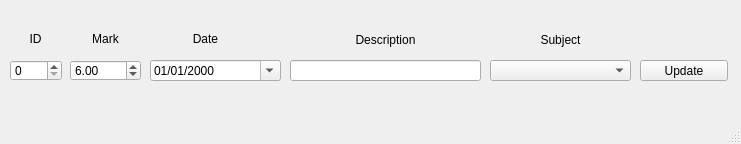
<?xml version="1.0" encoding="UTF-8"?>
<ui version="4.0">
 <class>upMKClass</class>
 <widget class="QMainWindow" name="upMKClass">
  <property name="geometry">
   <rect>
    <x>0</x>
    <y>0</y>
    <width>741</width>
    <height>144</height>
   </rect>
  </property>
  <property name="windowTitle">
   <string>Update a Mark</string>
  </property>
  <property name="windowIcon">
   <iconset resource="../resources/res.qrc">
    <normaloff>:/imgs/images/window_icon.ico</normaloff>:/imgs/images/window_icon.ico</iconset>
  </property>
  <widget class="QWidget" name="centralwidget">
   <widget class="QComboBox" name="cbnSubject">
    <property name="geometry">
     <rect>
      <x>490</x>
      <y>60</y>
      <width>141</width>
      <height>21</height>
     </rect>
    </property>
   </widget>
   <widget class="QLabel" name="lblQueryStatus">
    <property name="geometry">
     <rect>
      <x>10</x>
      <y>90</y>
      <width>721</width>
      <height>20</height>
     </rect>
    </property>
    <property name="text">
     <string/>
    </property>
    <property name="alignment">
     <set>Qt::AlignCenter</set>
    </property>
   </widget>
   <widget class="QLabel" name="label_4">
    <property name="geometry">
     <rect>
      <x>490</x>
      <y>30</y>
      <width>141</width>
      <height>20</height>
     </rect>
    </property>
    <property name="text">
     <string>Subject</string>
    </property>
    <property name="alignment">
     <set>Qt::AlignCenter</set>
    </property>
   </widget>
   <widget class="QLabel" name="label_3">
    <property name="geometry">
     <rect>
      <x>290</x>
      <y>30</y>
      <width>191</width>
      <height>20</height>
     </rect>
    </property>
    <property name="text">
     <string>Description</string>
    </property>
    <property name="alignment">
     <set>Qt::AlignCenter</set>
    </property>
   </widget>
   <widget class="QLabel" name="label">
    <property name="geometry">
     <rect>
      <x>80</x>
      <y>30</y>
      <width>51</width>
      <height>18</height>
     </rect>
    </property>
    <property name="text">
     <string>Mark</string>
    </property>
    <property name="alignment">
     <set>Qt::AlignCenter</set>
    </property>
   </widget>
   <widget class="QPushButton" name="btnUpdateMark">
    <property name="geometry">
     <rect>
      <x>640</x>
      <y>60</y>
      <width>88</width>
      <height>21</height>
     </rect>
    </property>
    <property name="text">
     <string>Update</string>
    </property>
   </widget>
   <widget class="QLineEdit" name="lnDescription">
    <property name="geometry">
     <rect>
      <x>290</x>
      <y>60</y>
      <width>191</width>
      <height>21</height>
     </rect>
    </property>
   </widget>
   <widget class="QDoubleSpinBox" name="spnMark">
    <property name="geometry">
     <rect>
      <x>70</x>
      <y>60</y>
      <width>71</width>
      <height>21</height>
     </rect>
    </property>
    <property name="minimum">
     <double>1.000000000000000</double>
    </property>
    <property name="maximum">
     <double>10.000000000000000</double>
    </property>
    <property name="value">
     <double>6.000000000000000</double>
    </property>
   </widget>
   <widget class="QLabel" name="label_2">
    <property name="geometry">
     <rect>
      <x>150</x>
      <y>30</y>
      <width>111</width>
      <height>18</height>
     </rect>
    </property>
    <property name="text">
     <string>Date</string>
    </property>
    <property name="alignment">
     <set>Qt::AlignCenter</set>
    </property>
   </widget>
   <widget class="QDateTimeEdit" name="dtMark">
    <property name="geometry">
     <rect>
      <x>150</x>
      <y>60</y>
      <width>131</width>
      <height>21</height>
     </rect>
    </property>
    <property name="displayFormat">
     <string>dd/MM/yyyy</string>
    </property>
    <property name="calendarPopup">
     <bool>true</bool>
    </property>
   </widget>
   <widget class="QSpinBox" name="spnID">
    <property name="geometry">
     <rect>
      <x>10</x>
      <y>60</y>
      <width>52</width>
      <height>21</height>
     </rect>
    </property>
   </widget>
   <widget class="QLabel" name="label_5">
    <property name="geometry">
     <rect>
      <x>10</x>
      <y>30</y>
      <width>51</width>
      <height>18</height>
     </rect>
    </property>
    <property name="text">
     <string>ID</string>
    </property>
    <property name="alignment">
     <set>Qt::AlignCenter</set>
    </property>
   </widget>
  </widget>
  <widget class="QStatusBar" name="statusbar"/>
  <action name="actionRefresh">
   <property name="text">
    <string>&amp;Refresh</string>
   </property>
  </action>
 </widget>
 <tabstops>
  <tabstop>spnID</tabstop>
  <tabstop>spnMark</tabstop>
  <tabstop>dtMark</tabstop>
  <tabstop>lnDescription</tabstop>
  <tabstop>cbnSubject</tabstop>
  <tabstop>btnUpdateMark</tabstop>
 </tabstops>
 <resources>
  <include location="../resources/res.qrc"/>
 </resources>
 <connections/>
</ui>
